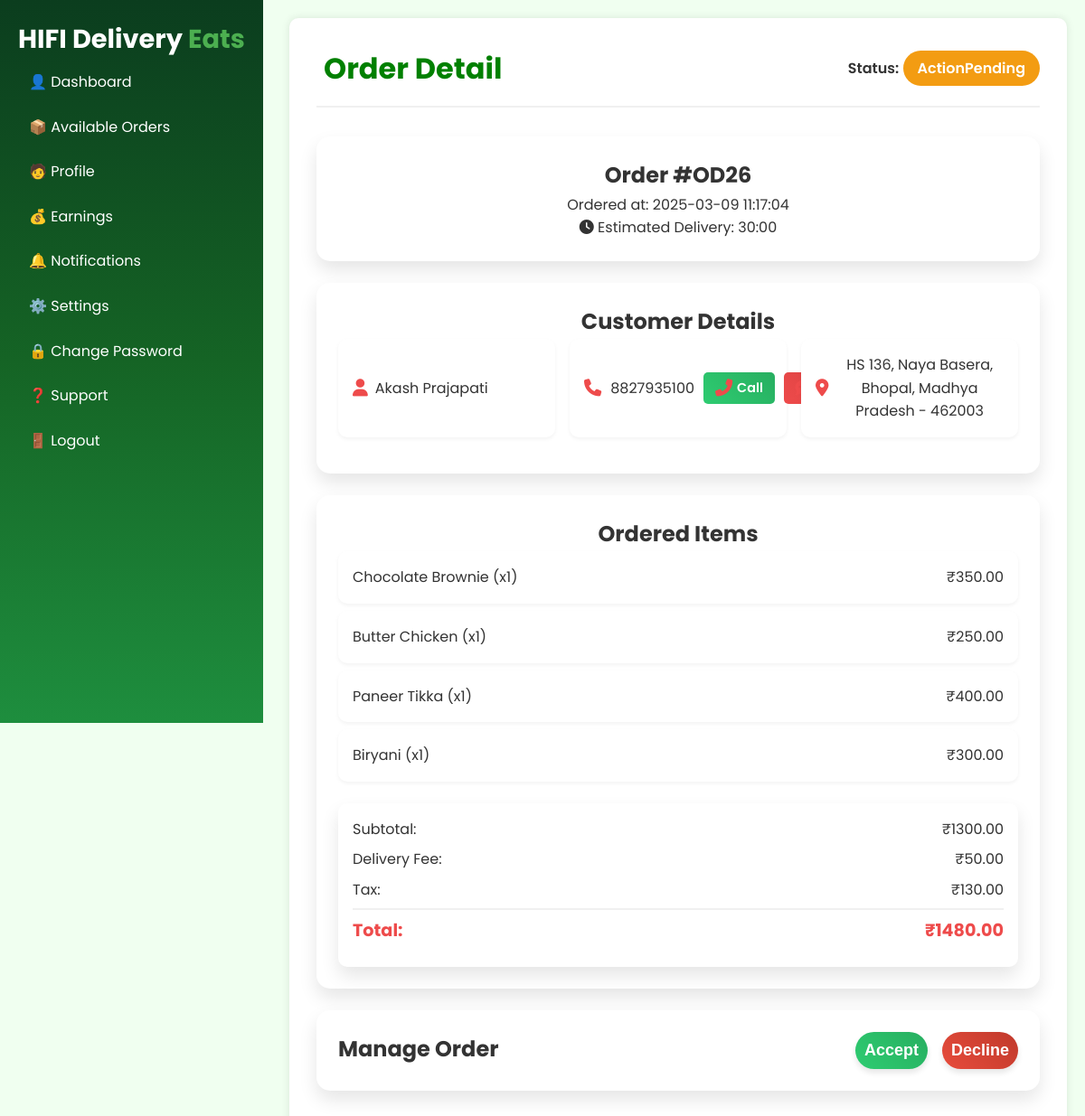
The app's page /delivery-partner/order-detail/26 (signed in), older data.
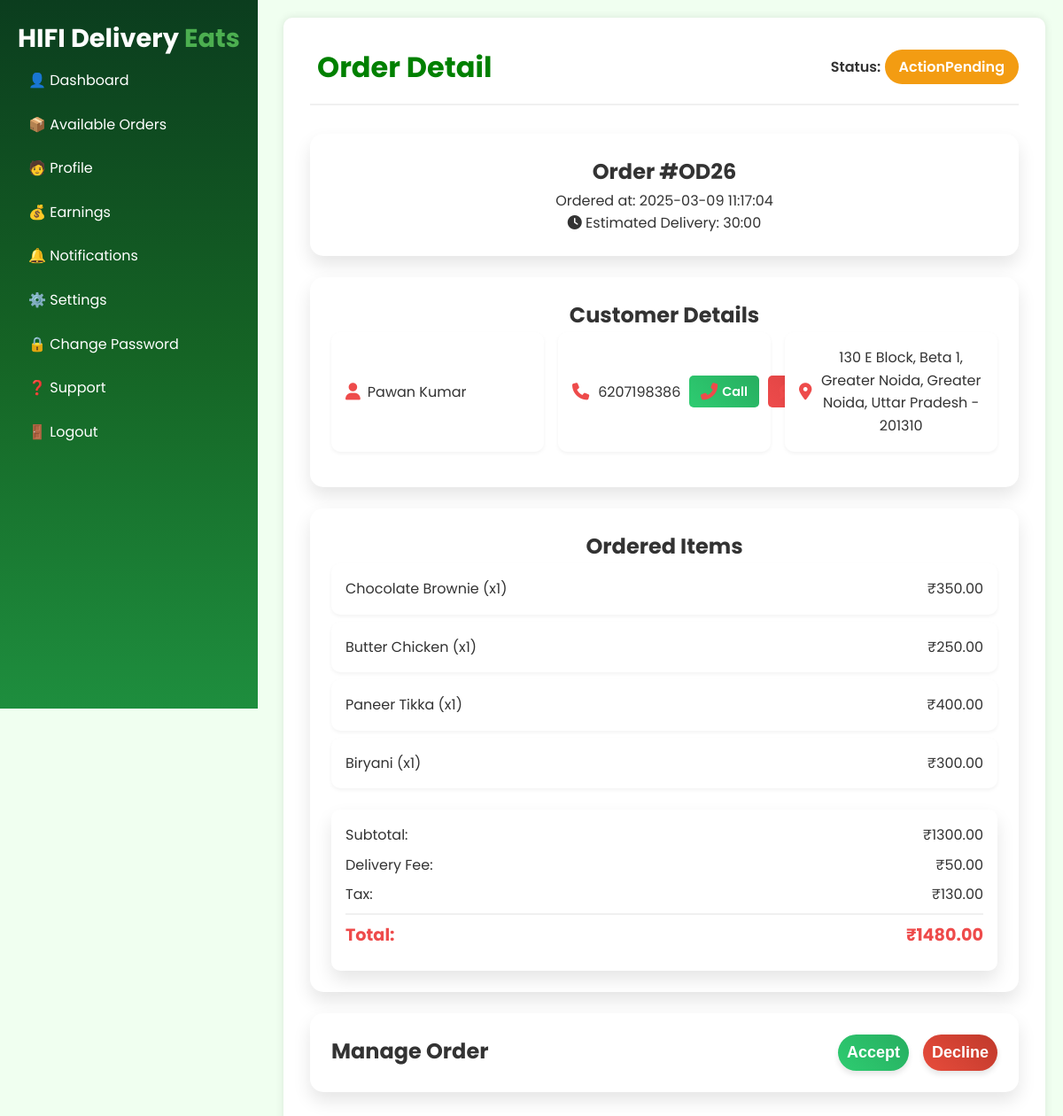
The same page, newer data.
### models.py (models this page shows, shortened)
class Order(db.Model):
    __tablename__ = 'order'
    id = db.Column(db.Integer, primary_key=True)
    user_id = db.Column(db.Integer, db.ForeignKey('customer.id'), nullable=False)
    delivery_agent_id = db.Column(db.Integer, db.ForeignKey('delivery_agent.id'), nullable=True)
    status = db.Column(db.String(50), nullable=False, default="Pending")
    total_price = db.Column(db.Float, nullable=False)
    delivery_location = db.Column(db.String(255), nullable=False)
    created_at = db.Column(db.DateTime, default=func.now())
    delivered_at = db.Column(db.DateTime, nullable=True)
    delivery_status = db.Column(db.String(50),nullable=False, default="ActionPending")
    items = db.relationship("OrderItem", backref="order", lazy=True)
    user = db.relationship("Customer", back_populates="orders", foreign_keys=[user_id])  # Link to the user

class Customer(UserMixin, db.Model):
    __tablename__ = 'customer'
    id = db.Column(db.Integer, primary_key=True)
    username = db.Column(db.String(100))
    email = db.Column(db.String(100), unique=True)
    phone = db.Column(db.Integer,unique=True, nullable=False)
    password = db.Column(db.String(100), nullable=False)
    addresses = db.relationship("Address", backref="customer", lazy=True)
    orders = db.relationship("Order", back_populates="user", foreign_keys="Order.user_id")  # Orders placed by the user

class Address(db.Model):
    __tablename__ = 'address'
    id = db.Column(db.Integer, primary_key=True)
    customer_id = db.Column(db.Integer, db.ForeignKey('customer.id'), nullable=False)
    address_line = db.Column(db.String(255), nullable=False)
    city = db.Column(db.String(50), nullable=False)
    state = db.Column(db.String(50), nullable=False)
    zip_code = db.Column(db.String(20), nullable=False)
    is_preferred = db.Column(db.Boolean, default=False)

class OrderItem(db.Model):
    __tablename__ = 'order_item'
    id = db.Column(db.Integer, primary_key=True)
    order_id = db.Column(db.Integer, db.ForeignKey('order.id'), nullable=False)
    menu_item_id = db.Column(db.Integer, db.ForeignKey('menu_item.id'), nullable=False)
    quantity = db.Column(db.Integer, nullable=False)
    price = db.Column(db.Float, nullable=False)
    menu_item = db.relationship("MenuItem", backref="order_items")

class MenuItem(db.Model):
    __tablename__ = 'menu_item'
    id = db.Column(db.Integer, primary_key=True)
    name = db.Column(db.String(100), nullable=False)
    description = db.Column(db.Text, nullable=True)
    price = db.Column(db.Float, nullable=False)
    image_url = db.Column(db.String(255), nullable=True)

### routes.py (the view)
    @app.route('/delivery-partner/order-detail/<int:order_id>')
    def delivery_partner_order_detail(order_id):
        order = (
            db.session.query(Order)
            .options(
                joinedload(Order.user).joinedload(Customer.addresses),  # Load customer's addresses
                joinedload(Order.items).joinedload(OrderItem.menu_item)   # Load each order item's menu details
            )
            .filter(
                Order.delivery_agent_id == current_user.id,
                Order.id == order_id
            )
            .first()
        )
        if not order:
            return "Order not found", 404
        feedback = (
            db.session.query(DeliveryFeedback)
            .filter(
                DeliveryFeedback.delivery_agent_id == current_user.id,
                DeliveryFeedback.order_id == order_id
            )
            .first()
        )
        print(feedback)
        return render_template("delivery_agent/order_detail.html", user=current_user, order=order, feedback=feedback)

### models.py (called while the page is built)
    def __repr__(self):
        return f'<DeliveryFeedback Order:{self.order_id} Agent:{self.delivery_agent_id} Rating:{self.rating}>'

### templates/delivery_agent/order_detail.html (shortened to what this page needs)
{% extends "/delivery_agent/index.html" %} {% block css %}
<link rel="stylesheet" href="/css/delivery_agent/order_detail.css" />
{% endblock css %} {% block content %}
<header>
  <div class="logo">
    <h1>Order Detail</h1>
  </div>
  <div class="order-status">
    <span class="status-label">Status:</span>
    <span class="status-value" id="orderStatus"
      >{{ order.delivery_status }}</span
    >
  </div>
</header>
<main>
  <section class="order-info card">
    <h2>Order #OD{{ order.id }}</h2>
    <p class="order-time">
      Ordered at:
      <span id="orderTime"
        >{{ order.created_at.strftime('%Y-%m-%d %H:%M:%S') }}</span
      >
    </p>
    <div class="estimated-delivery">
      <i class="fas fa-clock"></i>
      <span>Estimated Delivery: </span>
      <span id="estimatedDelivery">30:00</span>
    </div>
  </section>
  <section class="customer-info card">
    <h2>Customer Details</h2>
    <div class="info-grid">
      <div class="info-item">
        <i class="fas fa-user"></i>
        <p id="customerName">{{ order.user.username }}</p>
      </div>
      <div class="info-item phone-info">
        <i class="fas fa-phone"></i>
        <p id="customerPhone">{{ order.user.phone }}</p>
        <div class="phone-actions">
          <a href="tel:{{ order.user.phone }}" class="btn btn-call">
            <i class="fas fa-phone-alt"></i> Call
          </a>
          <a href="sms:{{ order.user.phone }}" class="btn btn-text">
          </a>
        </div>
      </div>
      <div class="info-item">
        <i class="fas fa-map-marker-alt"></i>
        <p id="customerAddress">
          {% if order.user.addresses %} {{ order.user.addresses[0].address_line
          }}, {{ order.user.addresses[0].city }}, {{
          order.user.addresses[0].state }} - {{ order.user.addresses[0].zip_code
          }} {% else %} No address provided. {% endif %}
        </p>
      </div>
    </div>
  </section>
  <section class="order-items card">
    <h2>Ordered Items</h2>
    <ul id="itemList">
      {% for item in order.items %}
      <li>
        <span>{{ item.menu_item.name }} (x{{ item.quantity }})</span>
        <span>₹{{ '%.2f' | format(item.price * item.quantity) }}</span>
      </li>
      {% else %}
      <li>No items found.</li>
      {% endfor %}
    </ul>
    {% set ns = namespace(subtotal=0) %} {% for item in order.items %} {% set
    ns.subtotal = ns.subtotal + (item.price * item.quantity) %} {% endfor %} {%
    set delivery_fee = 50 %} {% set tax = ns.subtotal * 0.1 %} {% set total =
    ns.subtotal + delivery_fee + tax %}
    <div class="order-summary">
      <div class="summary-item">
        <span>Subtotal:</span>
        <span id="subtotal">₹{{ '%.2f' | format(ns.subtotal) }}</span>
      </div>
      <div class="summary-item">
        <span>Delivery Fee:</span>
        <span id="deliveryFee">₹{{ '%.2f' | format(delivery_fee) }}</span>
      </div>
      <div class="summary-item">
        <span>Tax:</span>
        <span id="tax">₹{{ '%.2f' | format(tax) }}</span>
      </div>
      <div class="summary-item total">
        <span>Total:</span>
        <span id="orderTotal">₹{{ '%.2f' | format(total) }}</span>
      </div>
    </div>
  </section>
  {% if order.delivery_status != "Delivered" and order.status != "Accepted" %}
  <section class="delivery-actions card">
    <div class="card-header">
      <h2 class="mb-0">Manage Order</h2>
    </div>
    <div class="card-body">
      <div class="button-row">
        <div class="button-col">
          <form action="/order/{{ order.id }}/accept" method="POST">
            <button type="submit" class="btn btn-success btn-block">
              Accept
            </button>
          </form>
        </div>
        <div class="button-col">
          <form action="/order/{{ order.id }}/decline" method="POST">
            <button type="submit" class="btn btn-danger btn-block">
              Decline
            </button>
          </form>
        </div>
      </div>
    </div>
  </section>
  {% endif %}
</main>
{% endblock content %}

### templates/delivery_agent/index.html (shortened to what this page needs)
<!DOCTYPE html>
<html lang="en">
<head>
  <link rel="stylesheet" href="/css/delivery_agent/index.css">
  {% block css %}{% endblock css %}
</head>
<body>
  <aside class="sidebar">
    <h2>HIFI Delivery <span class="highlight">Eats</span></h2>
    <ul>
        <li class="{% if request.endpoint == 'delivery_agent' %}active{% endif %}">
          <a href="{{ url_for('delivery_agent') }}">👤 Dashboard</a>
        </li>
        <li >
          <a href="#">📦 Available Orders</a>
        </li>
        <li class="{% if request.endpoint == 'delivery_partner_profile' %}active{% endif %}">
          <a href="{{ url_for('delivery_partner_profile') }}">🧑 Profile</a>
        </li>
        <li >
          <a href="#">💰 Earnings</a>
        </li>
        <li >
          <a href="#">🔔 Notifications</a>
        </li>
        <li >
          <a href="#">⚙️ Settings</a>
        </li>
        <li >
          <a href="#">🔒 Change Password</a>
        </li>
        <li >
          <a href="#">❓ Support</a>
        </li>
        <li>
          <a href="{{ url_for('employee_logout') }}" class="logout">🚪 Logout</a>
        </li>
      </ul>
  </aside>
  <div class="main-content">
    {% block content %}{% endblock content %}
  </div>
</body>
</html>

### static/css/delivery_agent/index.css (style rules this page uses)
body { font-family: 'Poppins', sans-serif; margin: 0; background: #f0fff0; }
.sidebar { position: fixed; top: 0; left: 0; width: auto; height: 100vh; background: linear-gradient(180deg, #0b3d1e, #156425, #1e8e3e); padding: 20px; color: white; overflow-y: auto; }
.sidebar h2 { color: white; font-size: 1.8em; font-weight: bold; }
.sidebar ul { list-style: none; padding: 0; }
.sidebar ul li { padding: 12px; cursor: pointer; transition: 0.3s; color: white; }
.sidebar a { text-decoration: none; color: inherit; }
.main-content { margin: 20px 20px 20px 320px; padding: 30px; background: #ffffff; border-radius: 10px; box-shadow: 0px 0px 10px rgba(0,0,0,0.1); }
header { display: flex; justify-content: space-between; align-items: center; padding-bottom: 20px; border-bottom: 2px solid #ddd; }
.card { background: #f1f2f6; padding: 20px; border-radius: 10px; box-shadow: 2px 2px 10px rgba(0,0,0,0.1); flex: 1; text-align: center; transition: 0.3s; }
.highlight { color: #ffffff; }
.logout { text-decoration: none; color: white; }
.status-value { font-weight: bold; }
.highlight { color: #4caf50; font-weight: bold; }

Row changes from the older to the newer data that the page shows:
no longer on this page (row edited): Customer: user.username "Akash Prajapati", user.phone "8827935100"
no longer on this page (row unchanged): Address: user "HS 136, Naya Basera", user "Bhopal", user "Madhya Pradesh", user "462003"
now on this page (row unchanged): Customer: user.username "Pawan Kumar", user.phone "6207198386"
now on this page (row unchanged): Address: user "130 E Block, Beta 1, Greater Noida", user "Greater Noida", user "Uttar Pradesh", user "201310"
